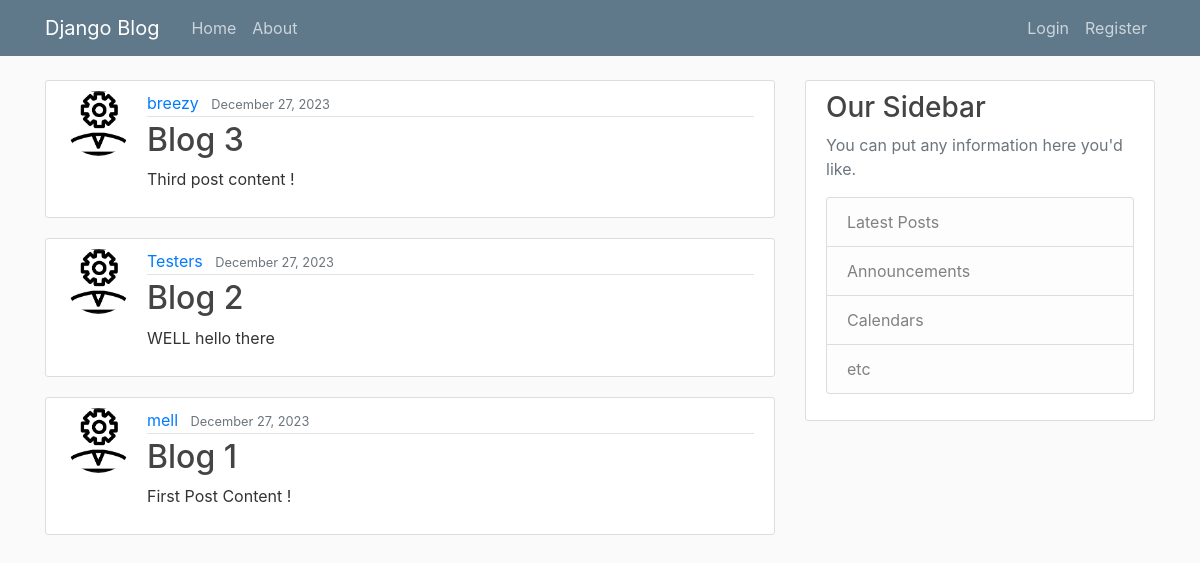
/, run on an earlier commit of the app's database.
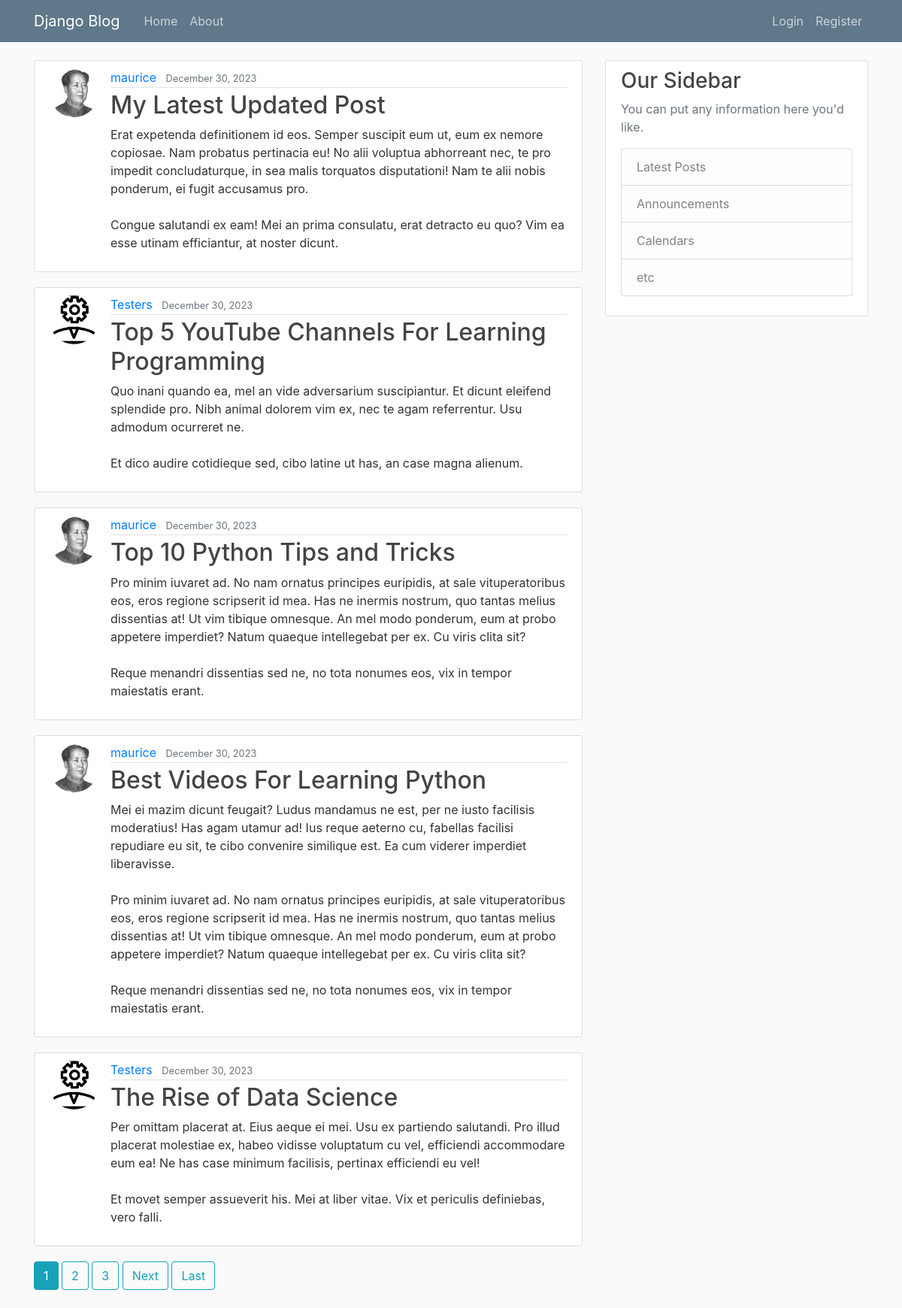
And on a later commit of the database.
### blog/models.py (models this page shows, shortened)
class Post(models.Model):
    title=models.CharField(max_length=100)
    content=models.TextField()
    date_posted=models.DateTimeField(default=timezone.now)
    author=models.ForeignKey(User, on_delete=models.CASCADE)

### users/models.py (models this page shows, shortened)
class Profile(models.Model):
    user = models.OneToOneField(User,on_delete=models.CASCADE)
    image=models.ImageField(default='default.jpg', upload_to='profile_pics')

### blog/views.py (the view)
# urls.py: path('', PostListView.as_view(), name='blog-home'),
class PostListView(ListView):
    model=Post
    template_name='blog/home.html'
    context_object_name='posts'
    ordering=['-date_posted']
    paginate_by=5

### blog/templates/blog/home.html (shortened to what this page needs)
{% extends 'blog/base.html'%}
{% block content %}
    {% for post in posts%}
        <article class="media content-section">
            <img class="rounded-circle article-img" src="{{post.author.profile.image.url}}" alt="">
        <div class="media-body">
            <div class="article-metadata">
            <a class="mr-2" href="#">{{ post.author }}</a>
            <small class="text-muted">{{ post.date_posted|date:"F d, Y" }}</small>
            </div>
            <h2><a class="article-title" href="{% url 'post-detail' post.id %}">{{ post.title }}</a></h2>
            <p class="article-content">{{ post.content }}</p>
        </div>
        </article>
    {% endfor %}
    {% if is_paginated%}
        {% for num in page_obj.paginator.page_range%}
            {% if page_obj.number == num %}
                <a class="btn btn-info mb-4" href="?page={{ num }}">{{ num }}</a>
            {% elif num > page_obj.number|add:'-3' and num < page_obj.number|add:'3'%}
                <a class="btn btn-outline-info mb-4" href="?page={{ num }}">{{ num }}</a>
            {% endif %}
        {% endfor %}
         {% if page_obj.has_next %}
            <a class="btn btn-outline-info mb-4" href="?page={{ page_obj.next_page_number}}">Next</a>
            <a class="btn btn-outline-info mb-4" href="?page={{ page_obj.paginator.num_pages }}">Last</a>
         {% endif %}
    {% endif %}
{% endblock %}

What changed in the data, as far as the page shows it:
no longer on this page (row unchanged): Post: author.profile.image (placeholder picture), author "breezy", date_posted "December 27, 2023", title "Blog 3", content "Third post content !"
no longer on this page (row unchanged): Post: author.profile.image (placeholder picture), author "Testers", date_posted "December 27, 2023", title "Blog 2", content "WELL hello there"
no longer on this page (row unchanged): Post: author.profile.image (placeholder picture), author "mell", date_posted "December 27, 2023", title "Blog 1", content "First Post Content !"
added Post: author.profile.image (picture), author "maurice", date_posted "December 30, 2023", title "My Latest Updated Post", content "Erat expetenda definitionem id eos. Semper suscipit eum ut, eum ex nemore copiosae. Nam probatus pertinacia eu! No alii voluptua abhorreant nec, te pro impedit concludaturque, in sea malis torquatos disputationi! Nam te alii nobis ponderum, ei fugit accusamus pro. Congue salutandi ex eam! Mei an prima consulatu, erat detracto eu quo? Vim ea esse utinam efficiantur, at noster dicunt."
added Post: author.profile.image (placeholder picture), author "Testers", date_posted "December 30, 2023", title "Top 5 YouTube Channels For Learning Programming", content "Quo inani quando ea, mel an vide adversarium suscipiantur. Et dicunt eleifend splendide pro. Nibh animal dolorem vim ex, nec te agam referrentur. Usu admodum ocurreret ne. Et dico audire cotidieque sed, cibo latine ut has, an case magna alienum."
added Post: author.profile.image (picture), author "maurice", date_posted "December 30, 2023", title "Top 10 Python Tips and Tricks", content "Pro minim iuvaret ad. No nam ornatus principes euripidis, at sale vituperatoribus eos, eros regione scripserit id mea. Has ne inermis nostrum, quo tantas melius dissentias at! Ut vim tibique omnesque. An mel modo ponderum, eum at probo appetere imperdiet? Natum quaeque intellegebat per ex. Cu viris clita sit? Reque menandri dissentias sed ne, no tota nonumes eos, vix in tempor maiestatis erant."
added Post: author.profile.image (picture), author "maurice", date_posted "December 30, 2023", title "Best Videos For Learning Python", content "Mei ei mazim dicunt feugait? Ludus mandamus ne est, per ne iusto facilisis moderatius! Has agam utamur ad! Ius reque aeterno cu, fabellas facilisi repudiare eu sit, te cibo convenire similique est. Ea cum viderer imperdiet liberavisse. Pro minim iuvaret ad. No nam ornatus principes euripidis, at sale vituperatoribus eos, eros regione scripserit id mea. Has ne inermis nostrum, quo tantas melius dissentias at! Ut vim tibique omnesque. An mel modo ponderum, eum at probo appetere imperdiet? Natum quaeque intellegebat per ex. Cu viris clita sit? Reque menandri dissentias sed ne, no tota nonumes eos, vix in tempor maiestatis erant."
added Post: author.profile.image (placeholder picture), author "Testers", date_posted "December 30, 2023", title "The Rise of Data Science", content "Per omittam placerat at. Eius aeque ei mei. Usu ex partiendo salutandi. Pro illud placerat molestiae ex, habeo vidisse voluptatum cu vel, efficiendi accommodare eum ea! Ne has case minimum facilisis, pertinax efficiendi eu vel! Et movet semper assueverit his. Mei at liber vitae. Vix et periculis definiebas, vero falli."
Also different on the page:
new list line: "1"
new list line: "2"
new list line: "3"
text now shown: "Next Last"
